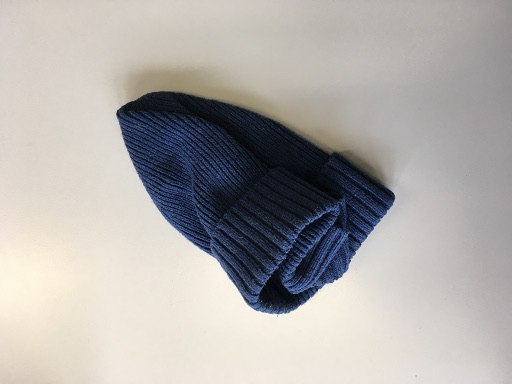
#> input picture images/mutze.jpg, 512 x 384 px
$ jupyter execute 01.ipynb
#> lines starting #> are read from the running program, lines starting #| are printed output that depends on the picture; after the words box and inside, x2 and y2 are one past the last pixel; in counts of white or black regions, pixels touching at a corner belong together
# Assignment 1

## Exercise 1.1

rough sketch for ex 1.2:

1. define the „positive“ subspace P in the RGB cube
2. iterate over all pixels in I and check if in P or ~P
3. write result to new image
4. play around with size and shape of P and display binary image (**RESULT**)

[cell 1]
from skimage import io, data, color
import numpy as np
import warnings
warnings.filterwarnings("ignore")

black = np.array([0,0,0])
white = np.array([255,255,255])

image = io.imread('images/mutze.jpg')
#> image is the input picture: shape (384, 512, 3); mean R, G, B 174.9, 172, 169.1

subspace_min = np.array([0,0,0])
subspace_max = np.array([110,110,255])

image_width = len(image[0])
#> image_width = 512
image_height = len(image)
#> image_height = 384

binary_image = np.zeros((image_height, image_width, 3), dtype=np.uint8)

for y in range(image_height):
    for x in range(image_width):
        p = image[y,x]
        if (subspace_min[0] < p[0] < subspace_max[0]) and (subspace_min[1] < p[1] < subspace_max[1]) and (subspace_min[2] < p[2] < subspace_max[2]):
            binary_image[y,x] = white.copy()
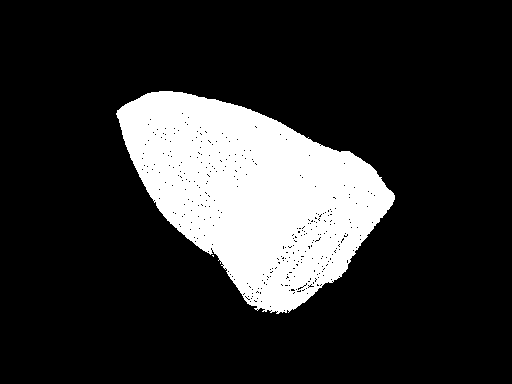
#> binary_image: shape (384, 512, 3); 18.2% white; 2 white regions (1 under 20 px), largest, box (x1, y1, x2, y2) and area: (116, 91, 395, 314) 35867


io.imshow(binary_image)

## Exercise 1.2

* starting from the binary color detection image
* erase noise with an erosion operation
* dilate once to get original size of object
* find connected components with one-pass algorithm
* extract bounding box on the fly
* draw bounding box on original image (**RESULT**)

[cell 2]
dilated_image = binary_image.copy()

def dilate(x,y):
    if np.array_equal(dilated_image[y, x], white):
        return
    for j in range(-1, 2):
        for i in range(-1, 2):
            if abs(j) == abs(i):
                continue
            xi = x + i
            yj = y + j

            if 0 <= xi < image_width and 0 <= yj < image_height:
                if np.array_equal(binary_image[yj, xi], white):
                    dilated_image[y,x] = white.copy()
                    return

for y in range(image_height):
    for x in range(image_width):
        dilate(x,y)

io.imshow(dilated_image)

eroded_image = dilated_image.copy()
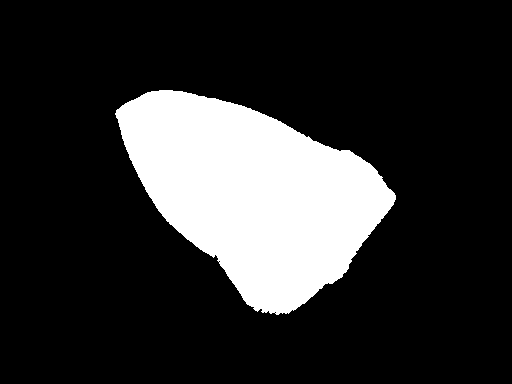
#> eroded_image: shape (384, 512, 3); 18.9% white; 1 white region, box (x1, y1, x2, y2) and area: (115, 90, 396, 315) 37092

def erode(x,y):
    if np.array_equal(eroded_image[y, x], black):
        return
    for j in range(-1, 2):
        for i in range(-1, 2):
            if abs(j) == abs(i):
                continue
            xi = x + i
            yj = y + j

            if 0 <= xi < image_width and 0 <= yj < image_height:
                if np.array_equal(dilated_image[yj, xi], black):
                    eroded_image[y,x] = black.copy()
                    return

for y in range(image_height):
    for x in range(image_width):
        erode(x,y)

io.imshow(eroded_image)
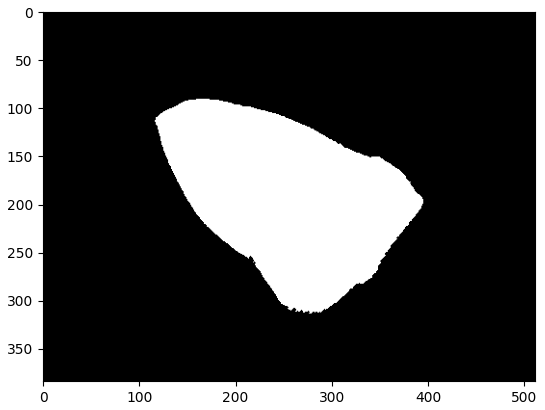
#> figure drawn by matplotlib, 1 panel
